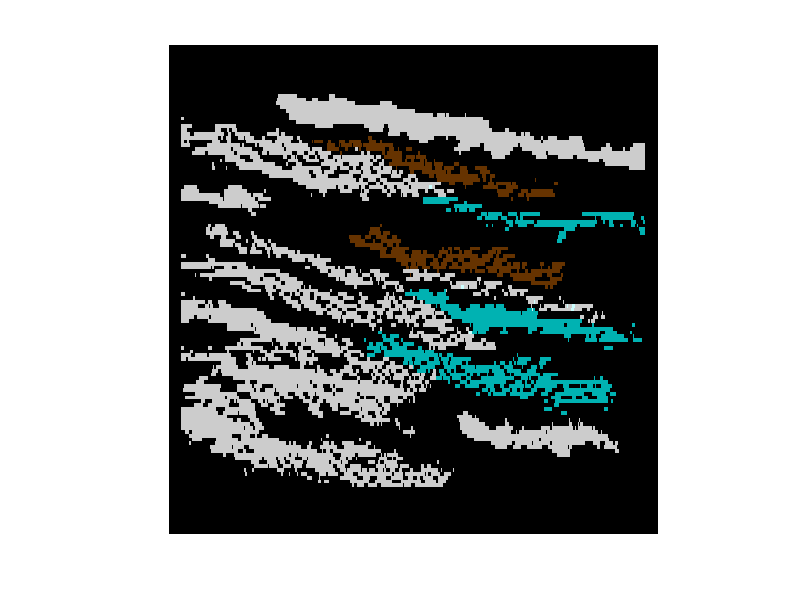

Here is the MATLAB script that generated this plot:
%load data
clear
load('Fig3l.mat')
f = 4; %example FOV4
row_a = FOV_all(f, 2) + 1;
row_z = FOV_all(f+1, 2);
group_fov = group(row_a:row_z);

% Create blank image
I = zeros(512);

% Create separate binary images for each group
I_bin1 = zeros(size(I, 1), size(I, 2));
I_bin2 = zeros(size(I, 1), size(I, 2));
I_bin3 = zeros(size(I, 1), size(I, 2));

%Set scale factor
scale_factor = 4;

% Loop over ROIs
for i = 1:length(stat)
    % Get pixel coordinates of the ROI
    x = stat{1,i}.xpix;
    y = stat{1,i}.ypix*scale_factor; % Scale y coordinates

    % Check and adjust x and y if necessary
    x = max(min(x, size(I_bin1,2)), 1);
    y = max(min(y, size(I_bin1,1)), 1);

% Create a list of coordinates to fill in the gaps
    for j = 1:length(x)
        y_fill = y(j):min(y(j)+scale_factor-1, size(I_bin1,1));
        x_fill = repmat(x(j), 1, length(y_fill));

        % Draw the ROI on the image
        if group_fov(i)==1
            I_bin1(sub2ind(size(I_bin1), y_fill, x_fill)) = 1; % Draw on I_bin1
        elseif group_fov(i)==2
            I_bin2(sub2ind(size(I_bin2), y_fill, x_fill)) = 1; % Draw on I_bin2
        else
            I_bin3(sub2ind(size(I_bin3), y_fill, x_fill)) = 1; % Draw on I_bin3
        end
    end
end

% Resize and normalize the grayscale image
I = imresize(I, [size(I, 1), size(I, 2)]);

%Set color
color1 = [0 0.7 0.7]; % choice-encoding
color2 = [0.4 0.2 0]; % cue-encoding
color3 = [0.8 0.8 0.8]; % other type

% Create colored images by using the binary images as masks
I_rgb1 = reshape(color1, [1, 1, 3]);
I_rgb2 = reshape(color2, [1, 1, 3]);
I_rgb3 = reshape(color3, [1, 1, 3]);

% % Convert to double and normalize
I = double(I) / max(I(:));

% Combine the colored images
I_rgb = I_rgb1 .* I_bin1 + I_rgb2 .* I_bin2 + I_rgb3 .* I_bin3 ;

% Display the image
imshow(I_rgb);
